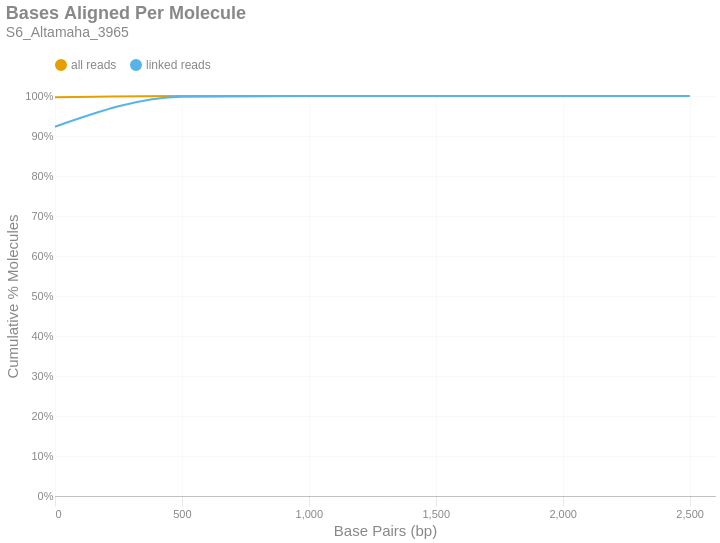

The cell this chart's notebook holds for it:
### Markdown cell above
### Bases Aligned Per Molecule
This is a cumulative frequency distribution showing the number of base pairs aligned per unique molecule. These data are shown in 500 bp bins. There are two distributions: one with `all reads` (yellow) and another with only `linked reads` (blue). The percent of molecules in the `linked reads` distribution is relative to the total number of linked molecules.

### Code cell
if SKIPLR:
    print_html(f"Skipped")
else:
    binned_df = consolidated_hist(valids['aligned_bp'], mask, 500, True)
    with SafeRender(binned_df):
        (
            density_plot(binned_df, 'Bases Aligned Per Molecule', samplename, 'basesper')
            .encode(
                x=alt.X('bin:Q', title="Base Pairs (bp)").axis(tickMinStep=500).scale(padding=0),
                y=alt.Y('value:Q', title='Cumulative % Molecules')
                    .axis(format='%')
                    .scale(domain = [0,1])
                    .stack(False),
                color=alt.Color("key:N").scale(domain = ["all reads", "linked reads"]),
                tooltip = [
                    alt.Tooltip("key:N", title = "Data Type"),
                    alt.Tooltip("range_label:N", title="Bases Aligned Per Molecule"),
                    alt.Tooltip("value:Q", format = ".2%", title="% Molecules (Cum.)")
                ]
            )
        ).display()

### Figure 1 — Vega-Lite specification as saved in the notebook (floating-point values rounded to 4 significant figures)
{"width": "container", "height": 400, "config": {"title": {"anchor": "start", "dy": -15, "fontSize": 18, "color": "#888888", "subtitleColor": "#888888", "subtitleFontSize": 14}, "arc": {"fill": "#0072B2"}, "axis": {"domainColor": "#888888", "domainWidth": 0.5, "gridWidth": 0.2, "grid": false, "titleFontWeight": 400, "titleFontSize": 15, "labelFontSize": 11, "labelColor": "#888888", "tickColor": "#888888", "tickWidth": 0.2, "titleColor": "#888888"}, "axisBand": {"grid": false}, "axisX": {"grid": true, "tickSize": 10, "domainCap": "round"}, "axisY": {"domain": false, "grid": true, "tickSize": 0, "domainCap": "round"}, "background": "transparent", "header": {"labelFontSize": 15, "labelColor": "#888888", "titleFontSize": 15, "titleFontWeight": 600, "titleColor": "#888888"}, "legend": {"labelFont": "sans-serif", "labelFontSize": 12, "labelColor": "#888888", "symbolSize": 100, "symbolType": "circle", "titleFontSize": 12, "titlePadding": 10, "titleColor": "#888888", "title": null, "orient": "top"}, "range": {"category": ["#E69F00", "#56B4E9", "#009E73", "#F0E442", "#0072B2", "#D55E00", "#CC79A7", "#000000"], "diverging": ["#cfe8f3", "#a2d4ec", "#73bfe2", "#46abdb", "#1696d2", "#12719e"]}, "area": {"fill": "#0072B2", "fillOpacity": 0.7, "line": true, "strokeOpacity": 0.7}, "line": {"color": "#0072B2", "stroke": "#0072B2", "strokeWidth": 2}, "trail": {"color": "#0072B2", "stroke": "#0072B2", "strokeWidth": 0, "size": 1}, "point": {"filled": true, "fillOpacity": 1.0, "size": 95}, "text": {"color": "#888888", "fontSize": 11, "align": "right", "fontWeight": 400, "size": 11}, "bar": {"fill": "#0072B2", "stroke": null}, "view": {"stroke": null, "continuousWidth": 660, "continuousHeight": 400}}, "data": {"name": "data-fe29c76163bc83d962f56cb5a72d4309"}, "mark": {"type": "line", "interpolate": "monotone", "point": {"opacity": 0, "size": 275}}, "encoding": {"color": {"field": "key", "scale": {"domain": ["all reads", "linked reads"]}, "type": "nominal"}, "tooltip": [{"field": "key", "title": "Data Type", "type": "nominal"}, {"field": "range_label", "title": "Bases Aligned Per Molecule", "type": "nominal"}, {"field": "value", "format": ".2%", "title": "% Molecules (Cum.)", "type": "quantitative"}], "x": {"axis": {"tickMinStep": 500}, "field": "bin", "scale": {"padding": 0}, "title": "Base Pairs (bp)", "type": "quantitative"}, "y": {"axis": {"format": "%"}, "field": "value", "scale": {"domain": [0, 1]}, "stack": false, "title": "Cumulative % Molecules", "type": "quantitative"}}, "params": [{"name": "param_c36ac31b6afebe62", "select": {"type": "point", "fields": ["key"]}, "bind": "legend"}], "title": {"text": "Bases Aligned Per Molecule", "subtitle": "S6_Altamaha_3965"}, "transform": [{"fold": ["all reads (cumsum)", "linked reads (cumsum)"]}, {"calculate": "replace(datum.key, ' (cumsum)', '')", "as": "key"}, {"filter": {"param": "param_c36ac31b6afebe62"}}], "usermeta": {"embedOptions": {"downloadFileName": "S6_Altamaha_3965.basesper"}}, "$schema": "https://vega.github.io/schema/vega-lite/v6.1.0.json", "datasets": {"data-fe29c76163bc83d962f56cb5a72d4309": [{"bin": "0.0", "interval": "0.0-500.0", "all reads": 0.9967, "linked reads": 0.9233, "all reads (cumsum)": 0.9967, "linked reads (cumsum)": 0.9233, "range_label": "0-499"}, {"bin": "500.0", "interval": "500.0-1000.0", "all reads": 0.00325, "linked reads": 0.07496, "all reads (cumsum)": 0.9999, "linked reads (cumsum)": 0.9982, "range_label": "500-999"}, {"bin": "1000.0", "interval": "1000.0-1500.0", "all reads": 8.241e-05, "linked reads": 0.001605, "all reads (cumsum)": 1.0, "linked reads (cumsum)": 0.9998, "range_label": "1000-1499"}, {"bin": "1500.0", "interval": "1500.0-2000.0", "all reads": 9.157e-06, "linked reads": 0.0001636, "all reads (cumsum)": 1.0, "linked reads (cumsum)": 1.0, "range_label": "1500-1999"}, {"bin": "2000.0", "interval": "2000.0-2500.0", "all reads": 1.249e-06, "linked reads": 1.022e-05, "all reads (cumsum)": 1.0, "linked reads (cumsum)": 1.0, "range_label": "2000-2499"}, {"bin": "2500.0", "interval": "2500.0-3000.0", "all reads": 1.249e-06, "linked reads": 1.022e-05, "all reads (cumsum)": 1.0, "linked reads (cumsum)": 1.0, "range_label": "2500-2999"}]}}
